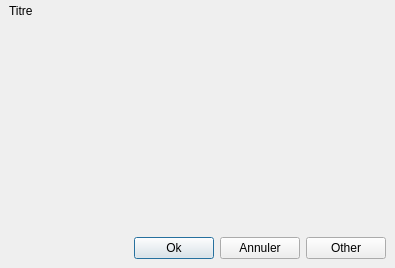
<?xml version="1.0" encoding="UTF-8"?>
<ui version="4.0">
 <class>ModalDialog</class>
 <widget class="QDialog" name="ModalDialog">
  <property name="geometry">
   <rect>
    <x>0</x>
    <y>0</y>
    <width>395</width>
    <height>268</height>
   </rect>
  </property>
  <property name="styleSheet">
   <string notr="true">/* Boite de dialogue*/
QFrame#frameDialog
{
	background-color:	#C4D1EC;
	border-style:			solid;
	border-color:			#000000;
	border-width:			6px;
}

/* Barre de titre */
QFrame#frameTitle
{
	background-color:	#535353;
	border-style:			solid;
	border-width:			0px 0px 2px 0px;
	border-color:			#000000;
}

QFrame#frameTitle &gt; QLabel
{
	color:					#FFFFFF;
	font-weight:		bold;
	font-style:			italic;
	font-size:				14pt;
	font-family:			&quot;Verdana&quot;;
}

/* Barre de pied de page */
QFrame#frameDialog &gt; QFrame#frameButtons
{
	background-color:	#535353;
	border-style:			solid;
	border-width:			2px 0px 0px 0px;
	border-color:			#000000;
}
</string>
  </property>
  <property name="modal">
   <bool>true</bool>
  </property>
  <layout class="QGridLayout" name="gridLayout_2">
   <property name="margin">
    <number>0</number>
   </property>
   <property name="spacing">
    <number>0</number>
   </property>
   <item row="0" column="0">
    <widget class="QFrame" name="frameDialog">
     <layout class="QVBoxLayout" name="verticalLayout" stretch="0,1,0">
      <property name="spacing">
       <number>0</number>
      </property>
      <property name="margin">
       <number>0</number>
      </property>
      <item>
       <widget class="QFrame" name="frameTitle">
        <layout class="QGridLayout">
         <property name="topMargin">
          <number>4</number>
         </property>
         <property name="rightMargin">
          <number>4</number>
         </property>
         <property name="bottomMargin">
          <number>4</number>
         </property>
         <property name="horizontalSpacing">
          <number>4</number>
         </property>
         <property name="verticalSpacing">
          <number>0</number>
         </property>
         <item row="0" column="0">
          <widget class="QLabel" name="labelTitle">
           <property name="text">
            <string>Titre</string>
           </property>
          </widget>
         </item>
        </layout>
       </widget>
      </item>
      <item>
       <widget class="QFrame" name="frameContent">
        <property name="sizePolicy">
         <sizepolicy hsizetype="Expanding" vsizetype="Expanding">
          <horstretch>0</horstretch>
          <verstretch>0</verstretch>
         </sizepolicy>
        </property>
        <layout class="QVBoxLayout" name="containerLayout"/>
       </widget>
      </item>
      <item>
       <widget class="QFrame" name="frameButtons">
        <layout class="QHBoxLayout" name="horizontalLayout_2">
         <property name="topMargin">
          <number>6</number>
         </property>
         <item>
          <spacer name="horizontalSpacer">
           <property name="orientation">
            <enum>Qt::Horizontal</enum>
           </property>
           <property name="sizeHint" stdset="0">
            <size>
             <width>40</width>
             <height>20</height>
            </size>
           </property>
          </spacer>
         </item>
         <item>
          <widget class="QPushButton" name="buttonOk">
           <property name="text">
            <string>Ok</string>
           </property>
          </widget>
         </item>
         <item>
          <widget class="QPushButton" name="buttonCancel">
           <property name="text">
            <string>Annuler</string>
           </property>
          </widget>
         </item>
         <item>
          <widget class="QPushButton" name="buttonOther">
           <property name="text">
            <string>Other</string>
           </property>
          </widget>
         </item>
        </layout>
       </widget>
      </item>
     </layout>
    </widget>
   </item>
  </layout>
 </widget>
 <resources>
  <include location="../loteliQt.qrc"/>
 </resources>
 <connections/>
</ui>
